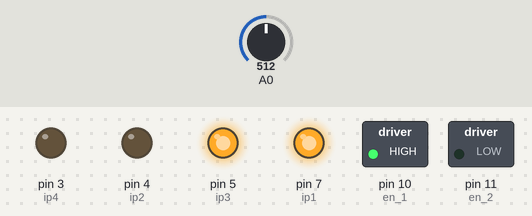
Recording of a sketch running on a simulated Arduino Uno, built with avr-gcc and run on an emulated ATmega328P. Parts: switched loads named in the sketch (green lamp = pin HIGH), output pins drawn as LEDs (lit = HIGH). The test bench sets the inputs (shaded band); at power-on: A0 = 512.

Above: at 1.2 s.
1.3 s: A0 set to 716
At 2.5 s:
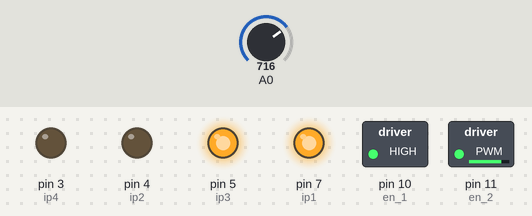
2.8 s: A0 set to 760
At 3.9 s:
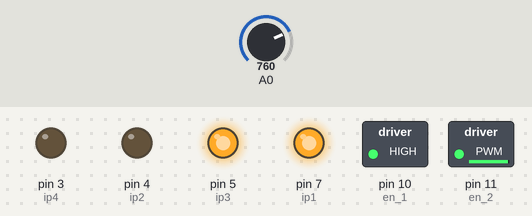
4.3 s: A0 set to 768
At 5.0 s:
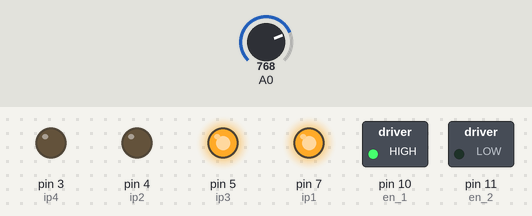
5.8 s: A0 set to 900
At 6.1 s:
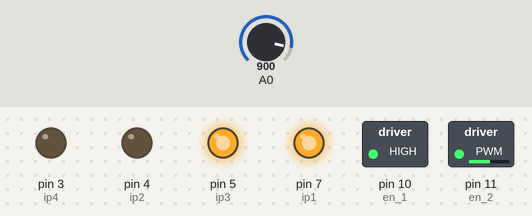
7.3 s: A0 set to 306
At 8.5 s:
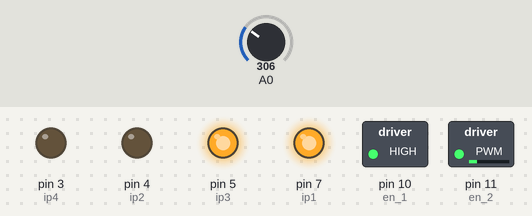
Timing chart, 0 to 9.8 s (numbered marks = the images above; inputs shaded):
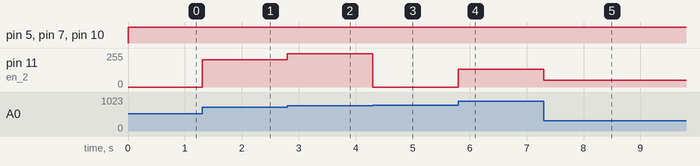

The sketch:

solution.ino
```cpp
void setup()
{
  //flex
  pinMode(A0, INPUT);
  //motor1
  pinMode(11, OUTPUT); //en 2
  pinMode(3, OUTPUT);  //ip4
  pinMode(5, OUTPUT); //ip3

  //motor2
  pinMode(10, OUTPUT); //en 1
  pinMode(4, OUTPUT); //ip2
  pinMode(7, OUTPUT); //ip1
}

void loop()
{
  int Flex = analogRead(A0);
  Serial.println(Flex);
  //forward
  if(Flex>85){
  //motor1
  digitalWrite(7,HIGH);
  digitalWrite(4,LOW);
  //speed control
  analogWrite(10, Flex);

  //motor2s
  digitalWrite(5,HIGH);
  digitalWrite(3,LOW);
  //speed control
  analogWrite(11, Flex);
  }

  //reverse
  if(Flex<85)
  {
    digitalWrite(7,LOW);
    digitalWrite(4,HIGH);
  //speed control
    analogWrite(10, Flex);

  //motor2s
    digitalWrite(5,LOW);
    digitalWrite(3,HIGH);
  //speed control
    analogWrite(11, Flex);
  }
}
```

Measured:
- the behaviour switches between 767 and 768 on A0 (found by bisection; images 2 and 3)
- after the input at 1.3 s, pin 11 (en_2): 0/255 → 204/255 at once
- after the input at 2.8 s, pin 11 (en_2): 204/255 → 248/255 at once
- after the input at 4.3 s, pin 11 (en_2): 248/255 → 0/255 at once
- after the input at 5.8 s, pin 11 (en_2): 0/255 → 132/255 at once
- after the input at 7.3 s, pin 11 (en_2): 132/255 → 50/255 at once
